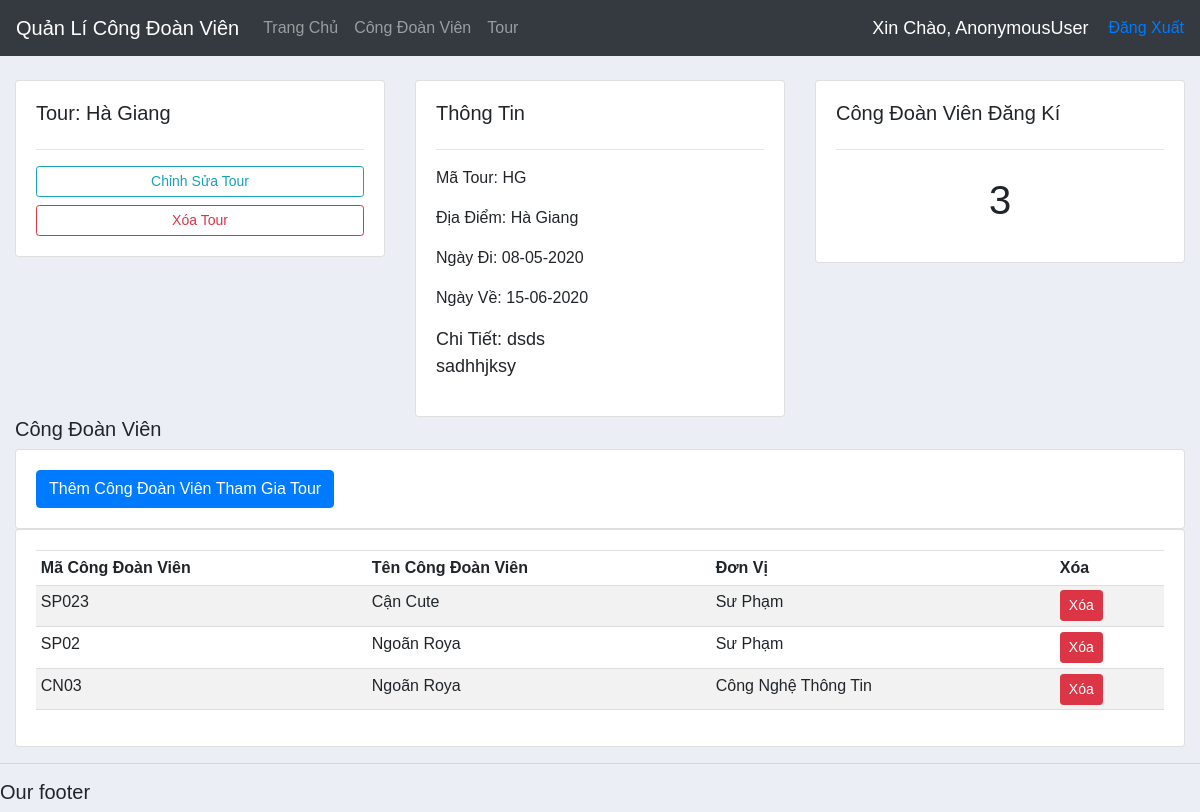
The page /detail_tour/2/ on the database its author committed.
### QuanLi/models.py (models this page shows, shortened)
class Tour(models.Model):
    MaTour = models.CharField(max_length=5, blank=True)
    DiaDiem = models.CharField(max_length=1000)
    NgayDi = models.DateField()
    NgayVe = models.DateField()
    ChiTiet = models.TextField(null=True)

class DKTour(models.Model):
    CongDoanVien = models.ForeignKey(CongDoanVien, on_delete=models.CASCADE)
    Tour = models.ForeignKey(Tour, on_delete=models.CASCADE)

class CongDoanVien(models.Model):
    DonVi = models.ForeignKey(DonVi, on_delete=models.CASCADE)
    MaCDV = models.CharField(max_length=5, blank=True)
    HoTen = models.CharField(max_length=100, blank=True)
    NgaySinh = models.DateField()
    NgayVaoNganh = models.DateField()

class DonVi(models.Model):
    MaDonVi = models.CharField(max_length=5, blank=True)
    TenDonVi = models.CharField(max_length=50)

### QuanLi/views.py (the view)
# urls.py: path('detail_tour/<int:id>/', views.detail_tour, name='detail_tour'),
def detail_tour(request,id):
    detail = Tour.objects.get(id=id)
    dk = detail.dktour_set.all()
    total_dk = dk.count()
    context = {
        'tour': detail,
        'total_dk': total_dk
    }
    return render(request, 'QuanLi/detail_tour.html', context)

### QuanLi/templates/QuanLi/detail_tour.html (shortened to what this page needs)
{%  extends 'QuanLi/main.html' %}
{% block content %}
	<br>
<div class="row">
	<div class="col-md">
		<div class="card card-body">
			<h5>Tour: {{tour.DiaDiem}}</h5>
			<hr>
			<a class="btn btn-outline-info  btn-sm btn-block" href="{% url 'update_tour' tour.id %}">Chỉnh Sửa Tour</a>
			<a class="btn btn-outline-danger  btn-sm btn-block" href="{% url 'del_tour' tour.id %}">Xóa Tour</a>
		</div>
	</div>
	<div class="col-md">
		<div class="card card-body" style="overflow: auto">
			<h5>Thông Tin</h5>
			<hr>
			<p>Mã Tour: {{tour.MaTour}}</p>
			<p>Địa Điểm: {{tour.DiaDiem}}</p>
            <p>Ngày Đi: {{tour.NgayDi|date:'d-m-o'}}</p>
            <p>Ngày Về: {{tour.NgayVe|date:'d-m-o'}}</p>
			<pre style="font-size: 18px; ">Chi Tiết: {{tour.ChiTiet}}</pre>
		</div>
	</div>
	<div class="col-md">
		<div class="card card-body">
			<h5>Công Đoàn Viên Đăng Kí</h5>
			<hr>
			<h1 style="text-align: center;padding: 10px">{{total_dk}}</h1>
		</div>
	</div>
</div>
<h5>Công Đoàn Viên</h5>
<div class="row">
	<div class="col">
		<div class="card card-body">
		    <a href="{% url 'register_tour' %}"> <button class="btn btn-primary" type="submit">Thêm Công Đoàn Viên Tham Gia Tour</button></a>
		</div>
	</div>
</div>
<div class="row">
	<div class="col-md">
		<div class="card card-body">
			<table class="table table-sm">
				<tr>
					<th>Mã Công Đoàn Viên</th>
					<th>Tên Công Đoàn Viên</th>
					<th>Đơn Vị</th>
					<th>Xóa</th>
				</tr>
				{% for item in tour.dktour_set.all %}
				<tr>
					<td>{{item.CongDoanVien.MaCDV}}</td>
					<td>{{item.CongDoanVien.HoTen}}</td>
					<td>{{item.CongDoanVien.DonVi.TenDonVi}}</td>
					<td><a class="btn btn-sm btn-danger" href="{% url 'del_dktour' item.id %}">Xóa</a></td>
				</tr>
				{% endfor %}
			</table>
		</div>
	</div>
</div>
{% endblock %}

### QuanLi/static/css/main.css (style rules this page uses)
body { background-color: #ebeff5; }

### QuanLi/static/css/table.css (style rules this page uses)
* { box-sizing: border-box; }
body { margin: 0; font-family: Arial, Helvetica, sans-serif; }
table { float: center; border-collapse: collapse; width: 100%; }
th, td { float: center; padding: 8px; text-align: left; border-bottom: 1px solid #ddd; }
tr:nth-child(even) { background-color: #f2f2f2; }
a { text-decoration: none; }
.row:after { content: ""; display: table; clear: both; }

### QuanLi/templates/QuanLi/detail_tour.html (style rules this page uses)
pre { font-family: Sans-Serif }

### rows shown on the page
Tour: DiaDiem "Hà Giang", MaTour "HG", NgayDi "08-05-2020", NgayVe "15-06-2020", ChiTiet "dsds sadhhjksy"
DKTour: CongDoanVien.MaCDV "SP023", CongDoanVien.HoTen "Cận Cute", CongDoanVien.DonVi.TenDonVi "Sư Phạm"
DKTour: CongDoanVien.MaCDV "SP02", CongDoanVien.HoTen "Ngoãn Roya", CongDoanVien.DonVi.TenDonVi "Sư Phạm"
DKTour: CongDoanVien.MaCDV "CN03", CongDoanVien.HoTen "Ngoãn Roya", CongDoanVien.DonVi.TenDonVi "Công Nghệ Thông Tin"

### other values the page prints
{{ request.user }} "AnonymousUser"
{{ total_dk }} "3"
